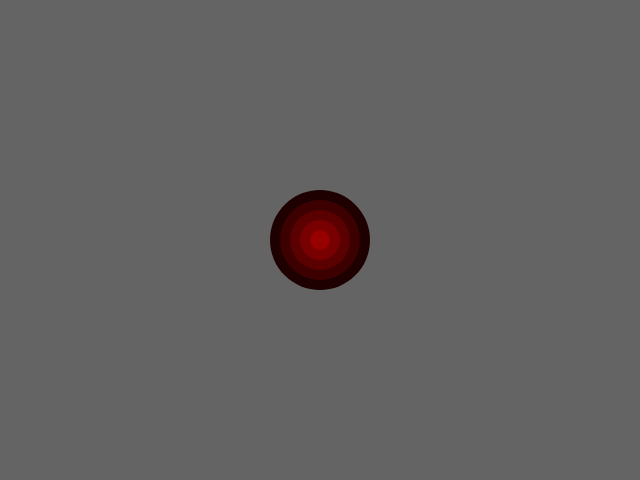
Frame 1 (no input)
Frame 60 (no input): identical to frame 1, image omitted
Frame 120 (the mouse pressed at the canvas centre since frame 60): identical to frame 1, image omitted

The p5.js sketch that drew this single still picture (run headless with seeded random() and noise() and a simulated clock; from frame 60 on, the mouse is pressed at the canvas centre):

// p5.js sketch
// ── sketch.js
var xPosition = 320;
var yPosition = 240;

function setup() {
  createCanvas(640, 480);
  noStroke();
}

function draw() {
  background(100);
  ellipseMode(CENTER);
  var firstColor = 100;
  var colorChange = 30;

  fill (colorChange, 0, 0);
  ellipse(xPosition, yPosition, 100, 100);

  colorChange += 30;
  fill (colorChange, 0, 0);
  ellipse(xPosition, yPosition, 80, 80);

  colorChange += 30;
  fill (colorChange, 0, 0);
  ellipse(xPosition, yPosition, 60, 60);

  colorChange += 30;
  fill (colorChange, 0, 0);
  ellipse(xPosition, yPosition, 40, 40);

  colorChange += 30;
  fill (colorChange, 0, 0);
  ellipse(xPosition, yPosition, 20, 20);

}
